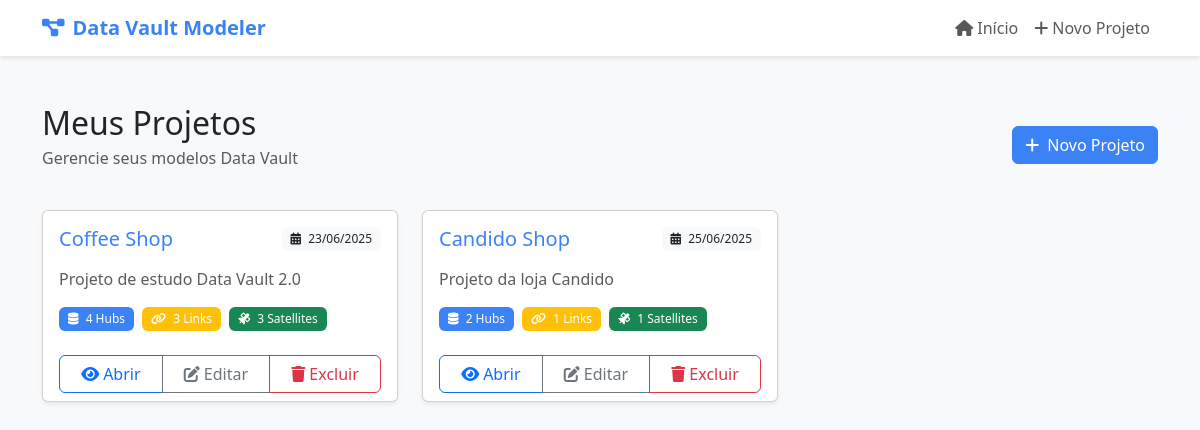
Before: / with the older database file.
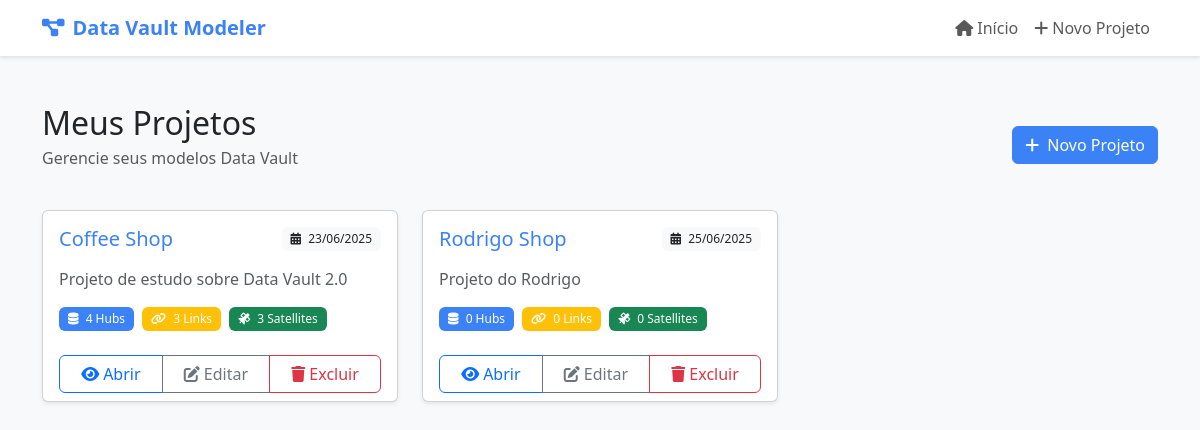
After: the same page with the newer database file.
### modeler/models.py (models this page shows, shortened)
class Project(models.Model):
    name = models.CharField(max_length=100)
    description = models.TextField(blank=True)
    created_at = models.DateTimeField(auto_now_add=True)
    updated_at = models.DateTimeField(auto_now=True)

### modeler/views.py (the view)
# urls.py: path('', views.ProjectListView.as_view(), name='project_list'),
class ProjectListView(ListView):
    model = Project
    template_name = 'modeler/project_list.html'
    context_object_name = 'projects'

### modeler/templates/modeler/project_list.html (shortened to what this page needs)
{% extends "modeler/base.html" %}
{% block content %}
<div class="container mt-4">
    {% if not projects %}
    <div class="text-center py-5">
        <div class="display-1 text-muted mb-4">
            <i class="fas fa-project-diagram"></i>
        </div>
        <h2 class="h3 mb-4">Bem-vindo ao Data Vault Modeler!</h2>
        <p class="text-muted mb-4">
            Comece criando seu primeiro projeto Data Vault.<br>
            Você poderá modelar Hubs, Links e Satellites de forma visual e intuitiva.
        </p>
        <a href="{% url 'project_create' %}" class="btn btn-primary btn-lg">
            <i class="fas fa-plus me-2"></i>Criar Primeiro Projeto
        </a>
    </div>
    {% else %}
    <div class="d-flex justify-content-between align-items-center mb-4">
        <div>
            <h1 class="h2 mb-1">Meus Projetos</h1>
            <p class="text-muted">Gerencie seus modelos Data Vault</p>
        </div>
        <a href="{% url 'project_create' %}" class="btn btn-primary">
            <i class="fas fa-plus me-2"></i>Novo Projeto
        </a>
    </div>
    <div class="row row-cols-1 row-cols-md-3 g-4">
        {% for project in projects %}
        <div class="col">
            <div class="card h-100 shadow-sm">
                <div class="card-body">
                    <div class="d-flex justify-content-between align-items-start mb-3">
                        <h5 class="card-title text-primary mb-0">{{ project.name }}</h5>
                        <span class="badge bg-light text-dark">
                            <i class="fas fa-calendar-alt me-1"></i>
                            {{ project.created_at|date:"d/m/Y" }}
                        </span>
                    </div>
                    <p class="card-text text-muted">
                        {% if project.description %}
                            {{ project.description|truncatewords:30 }}
                        {% else %}
                            <em>Sem descrição</em>
                        {% endif %}
                    </p>
                    <div class="d-flex gap-2 mt-3">
                        <span class="badge bg-primary">
                            <i class="fas fa-database me-1"></i>
                            {{ project.hubs.count }} Hubs
                        </span>
                        <span class="badge bg-warning">
                            <i class="fas fa-link me-1"></i>
                            {{ project.links.count }} Links
                        </span>
                        <span class="badge bg-success">
                            <i class="fas fa-satellite me-1"></i>
                            {{ project.satellites.count }} Satellites
                        </span>
                    </div>
                </div>
                <div class="card-footer bg-transparent border-top-0">
                    <div class="btn-group w-100" role="group">
                        <a href="{% url 'project_detail' project.pk %}" class="btn btn-outline-primary">
                            <i class="fas fa-eye me-1"></i>Abrir
                        </a>
                        <a href="{% url 'project_update' project.pk %}" class="btn btn-outline-secondary">
                            <i class="fas fa-edit me-1"></i>Editar
                        </a>
                        <a href="{% url 'project_delete' project.pk %}" class="btn btn-outline-danger">
                            <i class="fas fa-trash me-1"></i>Excluir
                        </a>
                    </div>
                </div>
            </div>
        </div>
        {% endfor %}
    </div>
    {% endif %}
</div>
{% endblock %}

### modeler/templates/modeler/base.html (shortened to what this page needs)
<!DOCTYPE html>
<html lang="pt-BR">
<head>
    <link href="https://cdn.jsdelivr.net/npm/bootstrap@5.3.0/dist/css/bootstrap.min.css" rel="stylesheet">
    <link href="https://cdnjs.cloudflare.com/ajax/libs/font-awesome/6.0.0/css/all.min.css" rel="stylesheet">
</head>
<body>
    <nav class="navbar navbar-expand-lg navbar-light">
        <div class="container">
            <a class="navbar-brand d-flex align-items-center" href="{% url 'project_list' %}">
                <i class="fas fa-project-diagram me-2"></i>
                Data Vault Modeler
            </a>
            <div class="collapse navbar-collapse" id="navbarNav">
                <ul class="navbar-nav ms-auto">
                    <li class="nav-item">
                        <a class="nav-link" href="{% url 'project_list' %}">
                            <i class="fas fa-home me-1"></i>Início
                        </a>
                    </li>
                    <li class="nav-item">
                        <a class="nav-link" href="{% url 'project_create' %}">
                            <i class="fas fa-plus me-1"></i>Novo Projeto
                        </a>
                    </li>
                </ul>
            </div>
        </div>
    </nav>
    <main class="py-4">
        {% block content %}{% endblock %}
    </main>
</body>
</html>

### modeler/templates/modeler/base.html (style rules this page uses)
:root { --bs-primary: #3b82f6; --bs-primary-rgb: 59, 130, 246; }
body { background-color: #f8f9fa; font-family: system-ui, -apple-system, "Segoe UI", Roboto, "Helvetica Neue", Arial, sans-serif; }
.navbar { box-shadow: 0 2px 4px rgba(0,0,0,.1); background-color: white; }
.navbar-brand { font-weight: 600; color: var(--bs-primary) !important; }
.card { transition: transform 0.2s, box-shadow 0.2s; }
.btn-primary { background-color: var(--bs-primary); border-color: var(--bs-primary); }
.text-primary { color: var(--bs-primary) !important; }
.badge { font-weight: 500; padding: 0.5em 0.75em; }

Changed rows visible on the page:
removed Project: name "Candido Shop", created_at "25/06/2025", description "Projeto da loja Candido", hubs.count "2", links.count "1", satellites.count "1"
changed Project "Coffee Shop": description "Projeto de estudo Data Vault 2.0" → "Projeto de estudo sobre Data Vault 2.0"
added Project: name "Rodrigo Shop", created_at "25/06/2025", description "Projeto do Rodrigo", hubs.count "0", links.count "0", satellites.count "0"
